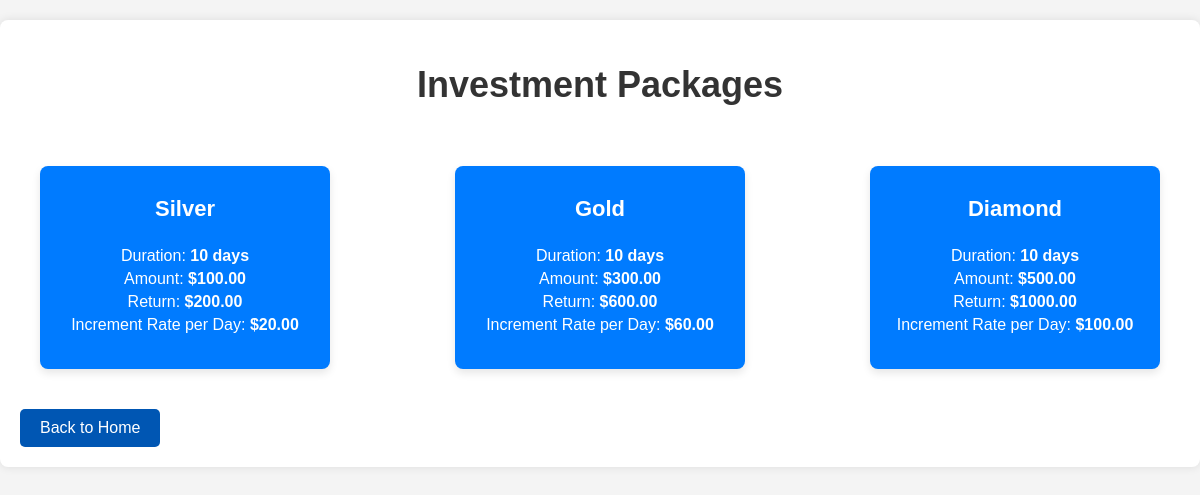
The page /packages (signed in) on the database its author committed.
### XinvestApp/models.py (models this page shows)
class InvestmentPlan(models.Model):
    name = models.CharField(max_length=100)
    duration_in_days = models.IntegerField()
    amount = models.DecimalField(max_digits=20, decimal_places=2)
    investment_return = models.DecimalField(max_digits=20, decimal_places=2)
    increament_rate_per_day = models.DecimalField(max_digits=20, decimal_places=2)
    def __str__(self):
        return self.name

### XinvestApp/views.py (the view)
# urls.py: path("packages",views.packages, name = "packages"),
@login_required(login_url='/login_user')
def packages(request):
    packages = InvestmentPlan.objects.all()
    context = {'packages': packages}  # Corrected line
    return render(request, 'XinvestApp/dashboard/packages.html', context)

### XinvestApp/templates/XinvestApp/dashboard/packages.html (shortened to what this page needs)
<!DOCTYPE html>
<html lang="en">
<head>
</head>
<body>
    <div class="container">
        <div class="header">
            <h1>Investment Packages</h1>
        </div>
        <div class="cards">
            {% for package in packages %}
            <a href="{% url 'deposit' package %}" class="card">
                <h2>{{ package.name }}</h2>
                <div class="card-details">
                    <p>Duration: <span>{{ package.duration_in_days }} days</span></p>
                    <p>Amount: <span>${{ package.amount }}</span></p>
                    <p>Return: <span>${{ package.investment_return }}</span></p>
                    <p>Increment Rate per Day: <span>${{ package.increament_rate_per_day }}</span></p>
                </div>
            </a>
            {% endfor %}
        </div>
        <a href="{% url 'dashboard' %}" class="btn-back">Back to Home</a>
    </div>
</body>
</html>

### XinvestApp/templates/XinvestApp/dashboard/packages.html (style rules this page uses)
body { font-family: Arial, sans-serif; background-color: #f4f4f4; margin: 0; padding: 0; }
.container { max-width: 1200px; margin: 20px auto; padding: 20px; background-color: #fff; box-shadow: 0 0 10px rgba(0, 0, 0, 0.1); border-radius: 8px; }
.header { text-align: center; margin-bottom: 40px; }
.header h1 { font-size: 36px; color: #333; }
.cards { display: flex; flex-wrap: wrap; justify-content: space-between; }
.card { background-color: #007bff; box-shadow: 0 4px 8px rgba(0, 0, 0, 0.1); border-radius: 8px; margin: 20px; flex-basis: calc(25% - 40px); display: flex; flex-direction: column; align-items: center; text-align: center; padding: 20px; transition: transform 0.2s; color: white; text-decoration: none; }
.card h2 { font-size: 22px; margin: 10px 0; }
.card-details { margin: 10px 0; }
.card-details p { margin: 5px 0; }
.card-details p span { font-weight: bold; }
.btn-back { display: inline-block; padding: 10px 20px; background-color: #0056b3; color: #fff; text-decoration: none; border-radius: 5px; margin-top: 20px; }

### rows shown on the page
InvestmentPlan: name "Silver", duration_in_days "10", amount "100.00", investment_return "200.00", increament_rate_per_day "20.00"
InvestmentPlan: name "Gold", duration_in_days "10", amount "300.00", investment_return "600.00", increament_rate_per_day "60.00"
InvestmentPlan: name "Diamond", duration_in_days "10", amount "500.00", investment_return "1000.00", increament_rate_per_day "100.00"
